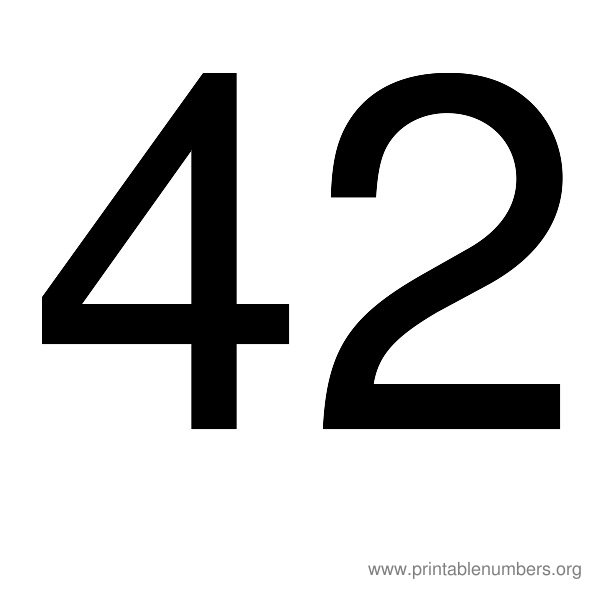
#> input picture Master's Thesis/plot-scripts/42.jpg, 600 x 600 px; its folder holds 2 pictures in this run
$ python low-rank-approximation-of-covariance.py
#> lines starting #> are read from the running program, lines starting #| are printed output that depends on the picture
import numpy as np
import scipy as sp
import matplotlib
import matplotlib.pyplot as plt
import IPython


def low_rank_approximation(SVD=None, A=None, Aj=None, j=None, k=1):
    """Compute the rank k approximation of a matrix A given the matrix or its SVD
    """
    if not SVD:
        assert A is not None
        SVD = np.linalg.svd(A, full_matrices=False)
    U, S, V = SVD
    if Aj is not None:
        Ak = Aj
        ranks_to_add = range(j, k)
    else:
        Ak = np.zeros((U.shape[0], V.shape[1]))
        ranks_to_add = range(k)
    for i in ranks_to_add:
        Ak += S[i] * np.outer(U.T[i], V[i])
    return Ak


def save_matrix(A, filepath):
    """Save a matrix as a .pdf file.
    """
    f, a = plt.subplots()
    a.imshow(A, cmap='Greys_r')
    plt.axis('off')
    f.savefig(filepath + '.pdf', bbox_inches='tight')
    plt.close(f)


def process_matrix(A, ranks=[1, 2, 3, 4, 5, 6, 7, 8, 9, 10, 12, 14, 18, 22, 30, 40, 50, 100]):
    """Process a matrix, computing its SVD for some ranks and plotting
    """
    # SVD
    SVD = np.linalg.svd(A, full_matrices=False)
    U, S, V = SVD
    # Save plot of singular values
    f, ax = plt.subplots()
    ax.plot(S)
    ax.set_xlabel('Singular value index')
    ax.set_ylabel('Singular value')
    f.savefig('../graphics/svd/' + matrix_name + '-svds.pdf', bbox_inches='tight')
    plt.close(f)
    f, ax = plt.subplots()
    ax.semilogy(S)
    ax.set_xlabel('Singular value index')
    ax.set_ylabel('Singular value')
    f.savefig('../graphics/svd/' + matrix_name + '-svds-log.pdf', bbox_inches='tight')
    plt.close(f)
    # Compute low rank approximation approximation and plot
    MSEs, Fnorm, rs = [], [], []
    for k in sorted(ranks):
        if k < A.shape[0]:
            if len(rs) == 0:
                Ak = low_rank_approximation(SVD, k=k)
            else:
                Ak = low_rank_approximation(SVD, Aj=Ak, j=j, k=k)
            MSEs.append(((A - Ak) ** 2).mean(axis=None))
            Fnorm.append(np.linalg.norm(A - Ak, 2))
            rs.append(k)
            save_matrix(Ak, '../graphics/svd/' + matrix_name + '-' + str(k))
            j = k
    # MSE of rank approx
    f, ax = plt.subplots()
    ax.plot(rs, MSEs)
    ax.set_xlabel('Rank of approximation, ' + r'$L$')
    ax.set_ylabel('MSE' + r'$(\mathbf{A}_L)$')
    f.savefig('../graphics/svd/' + matrix_name + '-MSE.pdf', bbox_inches='tight')
    f, ax = plt.subplots()
    ax.semilogy(rs, MSEs)
    ax.set_xlabel('Rank of approximation, ' + r'$L$')
    ax.set_ylabel('MSE' + r'$(\mathbf{A}_L)$')
    f.savefig('../graphics/svd/' + matrix_name + '-MSE-log.pdf', bbox_inches='tight')
    # Frobenius norm distance
    f, ax = plt.subplots()
    ax.plot(rs, Fnorm)
    ax.set_xlabel('Rank of approximation, ' + r'$L$')
    ax.set_ylabel(r'$|| \mathbf{A} - \mathbf{A}_L ||_2$')
    f.savefig('../graphics/svd/' + matrix_name + '-fnorm-distance.pdf', bbox_inches='tight')


if __name__ == '__main__':
    matplotlib.rcParams.update({'font.size': 12})
    # Load image
    matrix_name = '42'
    A = plt.imread(matrix_name + '.jpg', format='jpeg')
#> A is the input picture: shape (600, 600); min 0, max 255, mean 206.1
    A = A[0:499,:]
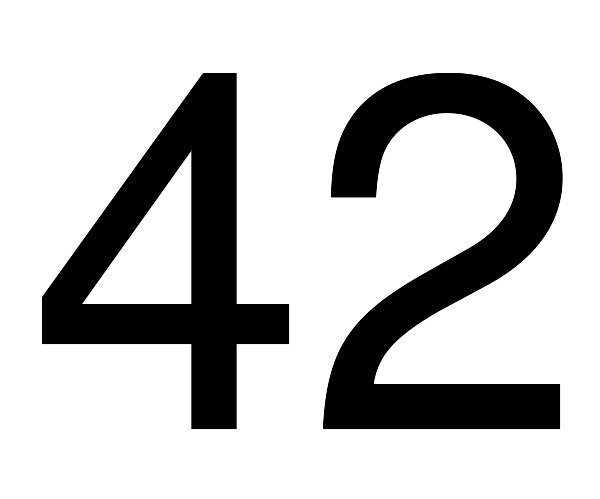
#> A: shape (499, 600); min 0, max 255, mean 196.6
    save_matrix(A, '../graphics/svd/' + matrix_name + '-full')
#> (the call stopped at in save_matrix, `f, a = plt.subplots()`: IPython is not available in this run)
    process_matrix(A)
#> in process_matrix, `U, S, V = SVD`:
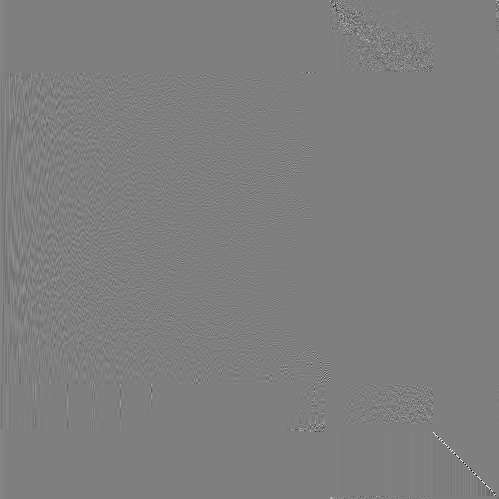
#> U: shape (499, 499) float64; min -0.987, max 0.992, mean 7.07e-05; drawn with min black and max white
#> in process_matrix, `U, S, V = SVD`:
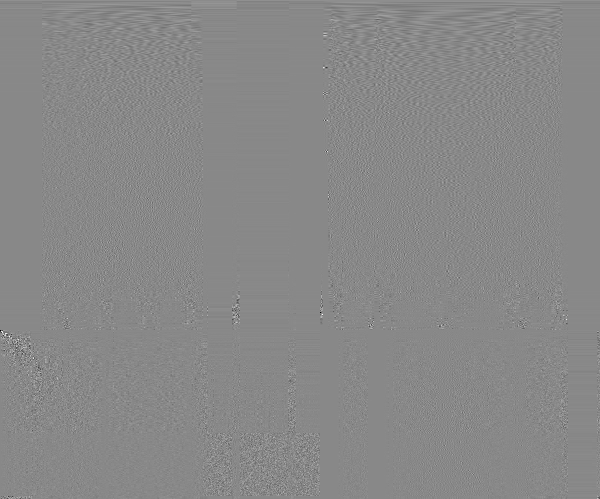
#> V: shape (499, 600) float64; min -0.86, max 0.744, mean 0.000114; drawn with min black and max white
#> in process_matrix, `U, S, V = SVD`: S = 499 values, max 112545.3 at index 0, min 3.5e-12 at index 498, mean 741.1
#> (the call stopped at in process_matrix, `f, ax = plt.subplots()`: IPython is not available in this run)

    # Load image
    matrix_name = '324'
    A = plt.imread(matrix_name + '.jpg', format='jpeg')
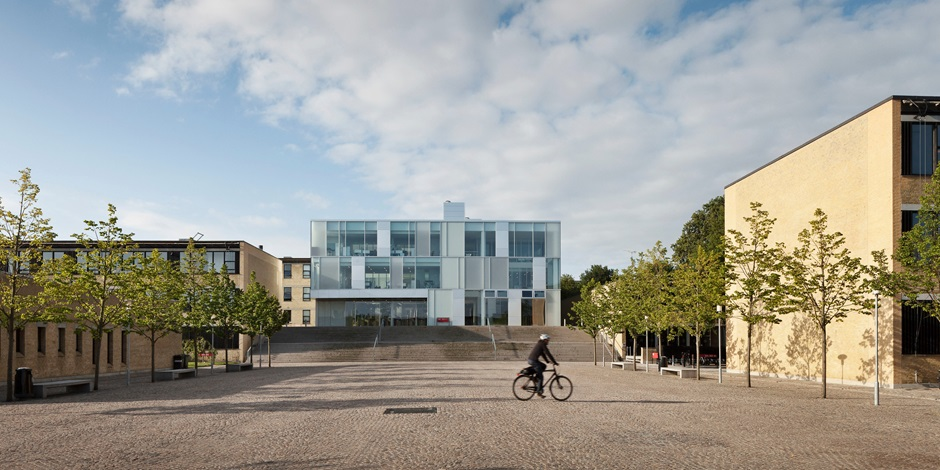
#> input picture Master's Thesis/plot-scripts/324.jpg, 940 x 470 px
#> A is the input picture: shape (470, 940, 3); mean R, G, B 156.4, 155.3, 147.5
    A = np.dot(A[..., :3], [0.299, 0.587, 0.114])
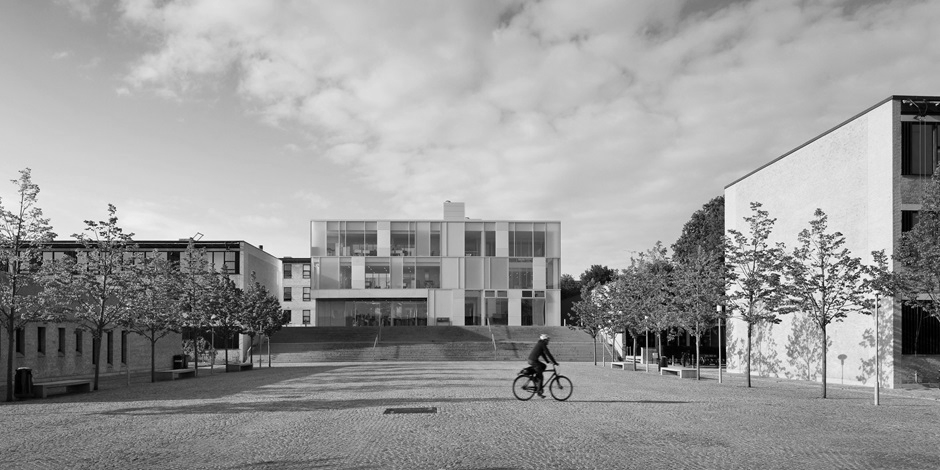
#> A: shape (470, 940) float64; min 0, max 254.1, mean 154.7
    save_matrix(A, '../graphics/svd/' + matrix_name + '-full')
#> (the call stopped at in save_matrix, `f, a = plt.subplots()`: IPython is not available in this run)
    process_matrix(A)
#> in process_matrix (call 2), `U, S, V = SVD`:
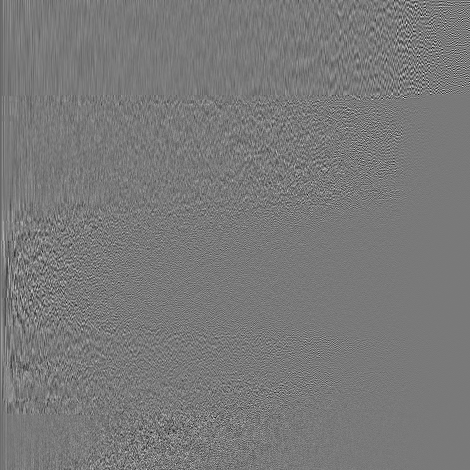
#> U: shape (470, 470) float64; min -0.361, max 0.395, mean -0.000102; drawn with min black and max white
#> in process_matrix (call 2), `U, S, V = SVD`:
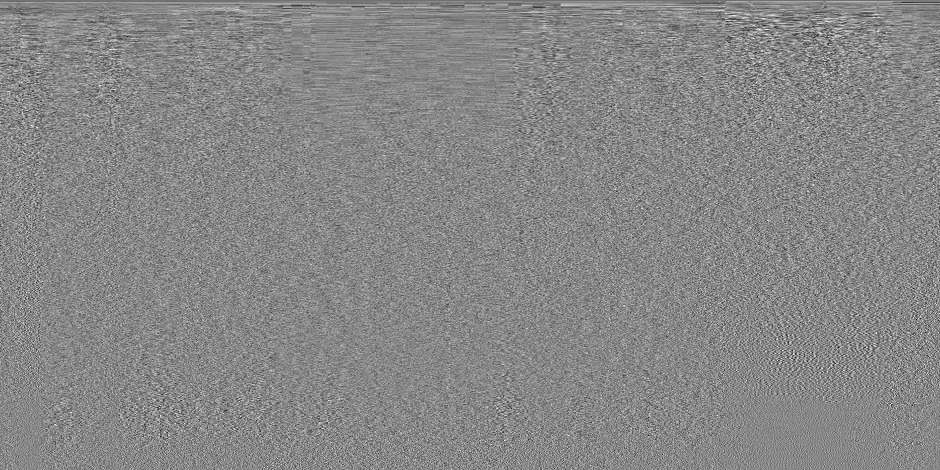
#> V: shape (470, 940) float64; min -0.206, max 0.181, mean -8.04e-05; drawn with min black and max white
#> in process_matrix (call 2), `U, S, V = SVD`: S = 470 values, max 106344.4 at index 0, min 5.26 at index 469, mean 727.4
#> (the call stopped at in process_matrix, `f, ax = plt.subplots()`: IPython is not available in this run)

    # Random covariance (small)
    np.random.seed(42)
    matrix_name = 'random-covariance-20x20'
    size = 20
    A = np.random.rand(size, size)
    A = np.dot(A, A.transpose())
    save_matrix(A, '../graphics/svd/' + matrix_name + '-full')
#> (the call stopped at in save_matrix, `f, a = plt.subplots()`: IPython is not available in this run)
    process_matrix(A)
#> (the call stopped at in process_matrix, `f, ax = plt.subplots()`: IPython is not available in this run)

    # Random covariance (large)
    np.random.seed(42)
    matrix_name = 'random-covariance-600x600'
    size = 600
    A = np.random.rand(size, size)
    A = np.dot(A, A.transpose())
    save_matrix(A, '../graphics/svd/' + matrix_name + '-full')
#> (the call stopped at in save_matrix, `f, a = plt.subplots()`: IPython is not available in this run)
#> (the run stopped early here; a loop or call above may not have finished)
